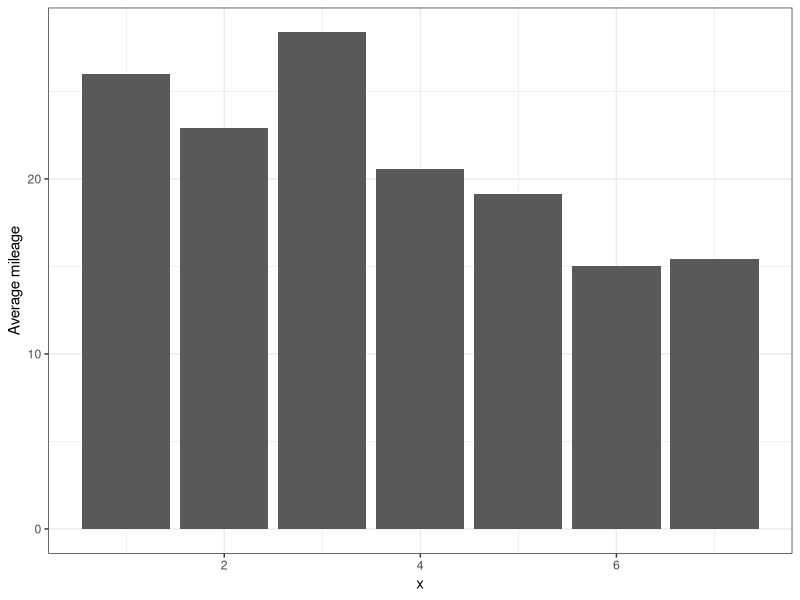
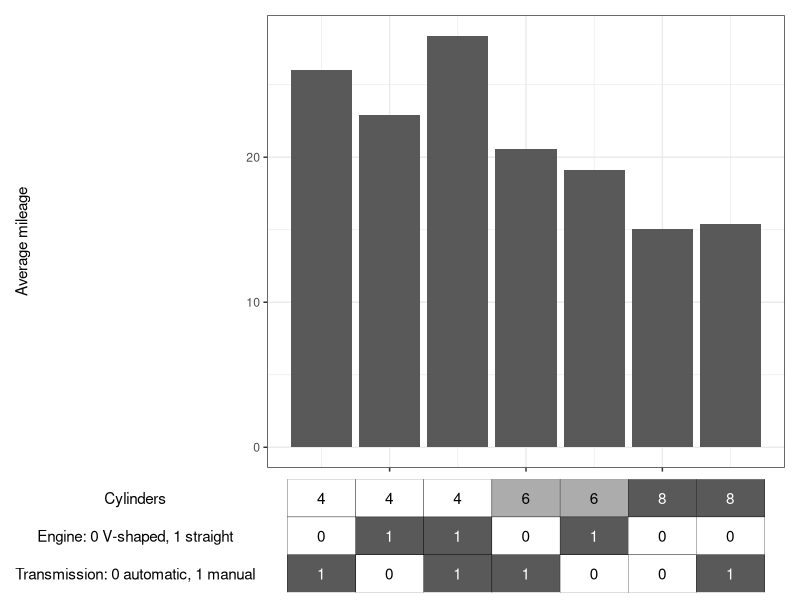
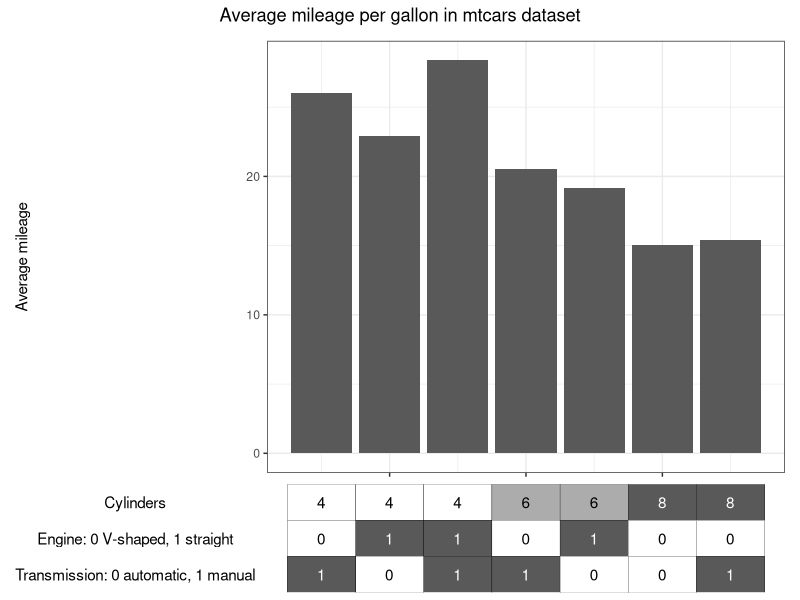
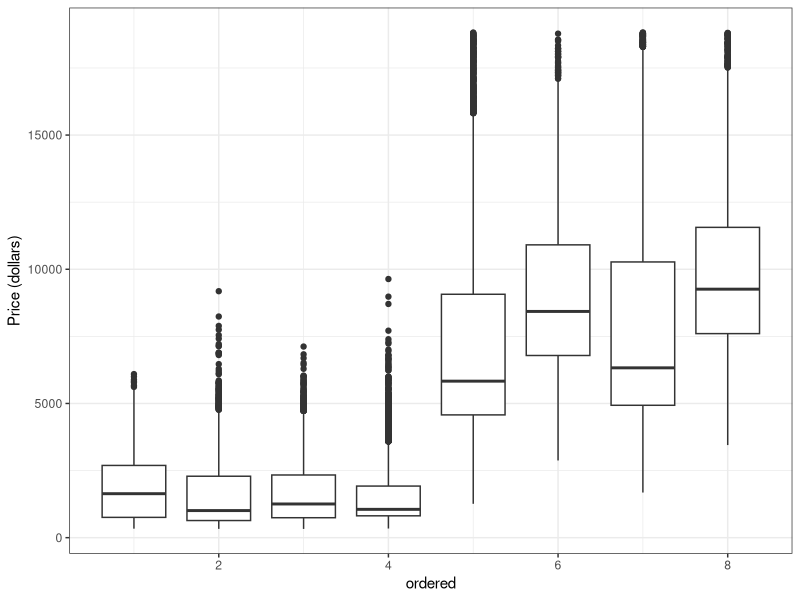
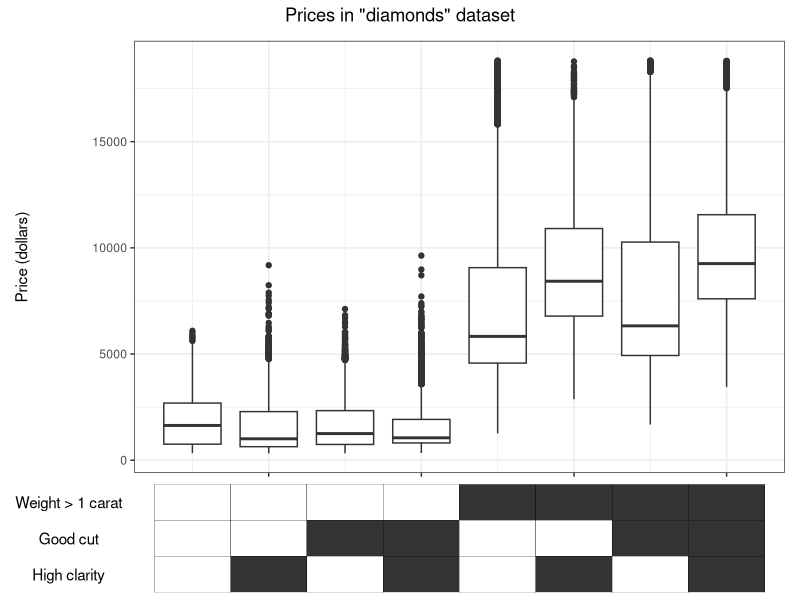
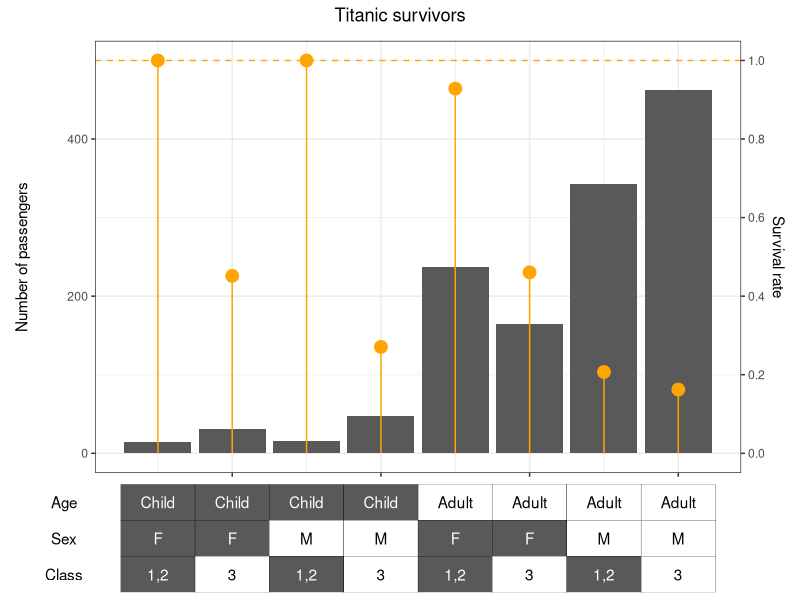

Generate these figures, in order, with R:
## ---- chunk 1
knitr::opts_chunk$set(echo = TRUE)
library(tidyverse)
library(patchwork)
## ---- chunk 2


tableaxis = function(
    df #dataframe, where each rows corresponds to a point on the main plot. Rows have to follow the same order as points on the plot.
    , variables #rows of the table axis. Have to be: numeric, logical or ordered factor.
    , var_names = NULL #customize the names of the table axis
    , main_plot = NULL #the main plot. If nothing is supplied, only the table axis is returned
    , text_var_values = TRUE #should the table cells be described?
    , greyxx = 35 #the darkest shade of grey to be used. 35 is one of ggplot basics, 00 is black
    , reverse_cols = FALSE #reverse the scale of the colors in the table
    , y_axis_label_margin = 60  
    ){
  
  m = length(variables) #this will be number of rows in the table
  n = dim(df)[1] #number of columns in the table
  if(is.null(var_names)) var_names = variables  
  text_scaling_factor = max(nchar(var_names))
  
  for(i in variables){ #if variables are numeric or logical, infer the factors order
    if(is.numeric(df[[i]])) df[[i]] = factor(df[[i]], ordered = TRUE)
    if(is.logical(df[i])) df[[i]] = factor(df[[i]], ordered = TRUE)
    if(sum(is.na(df[i])) > 0){
      message("Error: Missing values not permitted in the variables' levels.") 
      return(NULL)
    }
  }
  if(!missing(main_plot)){
    p1 = main_plot 
    if(!inherits(main_plot, 'ggplot')){
      message("Error: main_plot was supplied but wasn't recognized as a ggplot object.") 
      return(NULL)
    }
    bp1 = ggplot_build(main_plot)
    if(!prod(bp1$data[[1]]$x == 1:n)){
      message("Error: x range inferred from parameters df and main_plot are different. df implies a range 1:", n, ", while main_plot implies ", bp1$data[[1]]$x[1], ":", rev(bp1$data[[1]]$x)[1], ". Ranges have to be integers 1 through number of points.")
      return(NULL)
    }
    xlimits = bp1$layout$panel_params[[1]]$x.range
    if(xlimits[1] > 0.5 | xlimits[2] < n + 0.5){
      xlimits = c(min(xlimits[1], 0.5), max(xlimits[2], n + 0.5))
      p1 = p1 + scale_x_continuous(expand = expansion(mult = c(0, 0)), limits = xlimits, breaks = 1:n) + xlab(NULL) + theme(axis.text.x = element_blank(), axis.title.y = element_text(margin = margin(r = -text_scaling_factor*10+y_axis_label_margin, unit = "pt")))
      message('main_plot: a too narrow x-axis margin was adjusted. \n')
    }
    else{
      p1 = p1 + xlab(NULL) + theme(axis.text.x = element_blank(), axis.title.y = element_text(margin = margin(r = -text_scaling_factor*10+y_axis_label_margin, unit = "pt")))
    }
  } 
  extract_levels <- function(factor_column) {
    as.numeric(factor_column)
  }
  color_scale = data.frame(lapply(df[variables], extract_levels)) - 1
  color_scale = as.matrix(color_scale)%*%diag(1/apply(color_scale,2, max))
  
  data.frame(lapply(df[variables], as.character)) %>% pivot_longer(cols = all_of(variables)) -> tdf
  tdf2 = tdf %>% rename(var = name) %>% mutate(x = rep(1:n, each = m), y = m - rep(1:m, times = n))
  if(reverse_cols){
    color_vector = c(color_scale)*(1 - greyxx/100) + greyxx/100
  }
  else{
    color_vector = - (c(color_scale)*(1 - greyxx/100) + greyxx/100) + greyxx/100 + 1
  }

  tdf2$color_scale = c(t(matrix(rgb(color_vector, color_vector, color_vector), ncol = m)))
  get_text_color = function(hex_colors) {
    rgb_colors = col2rgb(hex_colors)
    luminance = 0.2126 * rgb_colors[1, ] + 0.7152 * rgb_colors[2, ] + 0.0722 * rgb_colors[3, ]
    text_color = ifelse(luminance > 128, "#000000", "#FFFFFF")
    return(text_color)
  }

  tdf2$text_color = get_text_color(tdf2$color_scale) 
  p2 = tdf2 %>% ggplot(aes(x,y)) +
    geom_tile(fill = tdf2$color_scale, color = 'black') +
    scale_x_continuous(expand = expansion(mult = c(0, 0)), limits = xlimits) +
    scale_y_continuous(expand = expansion(mult = c(0, 0)), limits = c(-0.5, 0.5+(m-1)), breaks = (0:(m-1)), labels = rev(paste(var_names, "  "))) +
    xlab(NULL) + theme(axis.text.x = element_blank()) +
    ylab(NULL) + theme_void() + theme(axis.text.y = element_text())
  
  if(text_var_values) p2 = p2 + geom_text(aes(x, y, label = value), tdf2 , color = tdf2$text_color)
  if(missing(main_plot)) return(p2)
  return(p1/p2 +  plot_layout(heights = c(8, 2), widths = c()))
}

  
## ---- chunk 3
df = mtcars

df %>% group_by(cyl, vs, am) %>% summarise(avg_mpg = mean(mpg)) -> tdf

tdf
## ---- chunk 4
tdf %>% ungroup() %>% mutate(x = row_number()) -> tdf

tdf
## ---- chunk 5
tdf %>% ggplot(aes(x, avg_mpg)) + geom_bar(stat = 'identity') + ylab('Average mileage') + theme_bw() -> p1

p1
## ---- chunk 6
tableaxis(tdf
          , variables = c('cyl', 'vs', 'am')
          , var_names = c('Cylinders', 'Engine: 0 V-shaped, 1 straight', 'Transmission: 0 automatic, 1 manual')
          , main_plot = p1) -> p

p
## ---- chunk 7
p + plot_annotation('Average mileage per gallon in mtcars dataset', theme=theme(plot.title=element_text(hjust=0.5)))
## ---- chunk 8
tdf = diamonds

tdf
## ---- chunk 9


tdf %>% mutate(Good_cut = as.numeric(cut %in% c('Premium', 'Ideal')), Desired_color = as.numeric(color %in% c('D', 'E', 'F')), Desired_clarity = as.numeric(clarity %in% c('VS1', 'VVS2', 'VVS1', 'IF')), Weights_1_carat = as.numeric(carat >= 1)) %>% select(carat, Weights_1_carat, cut, Good_cut, color, Desired_color, clarity, Desired_clarity, price) -> tdf

tdf

## ---- chunk 10
tdf %>% group_by( Weights_1_carat, Good_cut, Desired_clarity) %>% mutate(ordered = cur_group_id()) %>% ggplot(aes(ordered, price, group = ordered)) + geom_boxplot() + ylab('Price (dollars)') + theme_bw() -> p1

p1
## ---- chunk 11

tdf %>% group_by(Weights_1_carat, Good_cut, Desired_clarity) %>% summarise(n = n()) -> tdf   
  
tdf %>% mutate(x = row_number()) %>% ungroup() -> tdf


tableaxis(tdf, variables = c('Weights_1_carat', 'Good_cut', 'Desired_clarity'), var_names = c('Weight > 1 carat','Good cut', 'High clarity'), main_plot = p1, text_var_values = FALSE, greyxx = 20) -> p

p + plot_annotation('Prices in "diamonds" dataset', theme=theme(plot.title=element_text(hjust=0.5)))
## ---- chunk 12
titanic <- as_tibble(Titanic)
titanic

## ---- chunk 13
titanic %>% filter(Class != 'Crew') %>% mutate(Class = factor(Class, levels = rev(c('3rd', '2nd', '1st')), ordered = TRUE), Class_1and2 = factor(ifelse(Class %in% c('1st', '2nd'), '1,2', '3'), ordered = TRUE), Age = factor(Age, levels = c('Child', 'Adult'), ordered = TRUE), Female = factor(ifelse(Sex == 'Female', 'F', 'M'), ordered = TRUE), Survived = as.numeric(Survived == 'Yes', 'Y', 'N')) %>% group_by(Age, Female, Class_1and2) %>% summarise(survivors = sum(Survived*n), n = sum(n), survival_rate = survivors/n) %>% ungroup() %>% filter(n>0) %>% arrange(Age, Female, Class_1and2) %>% mutate(x = row_number()) -> tdf
  

## ---- chunk 14


coeff = 1/500
tdf %>% ggplot(aes(x)) + geom_bar(aes(y = n), stat = 'identity') + geom_segment( aes(x=x, xend=x, y=0, yend=survival_rate/coeff), color="orange") + geom_point(aes(y = survival_rate/coeff), color="orange", size=4) +  scale_y_continuous(
    name = "Number of passengers",
    sec.axis = sec_axis(~.*coeff, name="Survival rate"
                        , breaks = seq(0, 1, by = 0.2)),
    breaks = round(seq(0, 1300, by = 200),1)
  ) + geom_hline(yintercept = 500, col = 'orange', linetype = 2) + theme( axis.line.y.right = element_line(color = "orange"), 
       axis.ticks.y.right = element_line(color = "orange"), axis.line.y.left = element_line(color = "grey35")) + theme_bw() -> p1

tableaxis(tdf, variables = c('Age', 'Female', 'Class_1and2'), var_names = c('Age', 'Sex', 'Class'), main_plot = p1, text_var_values = TRUE, greyxx = 35, reverse_cols = TRUE) -> p

p + plot_annotation('Titanic survivors', theme=theme(plot.title=element_text(hjust=0.5)))
